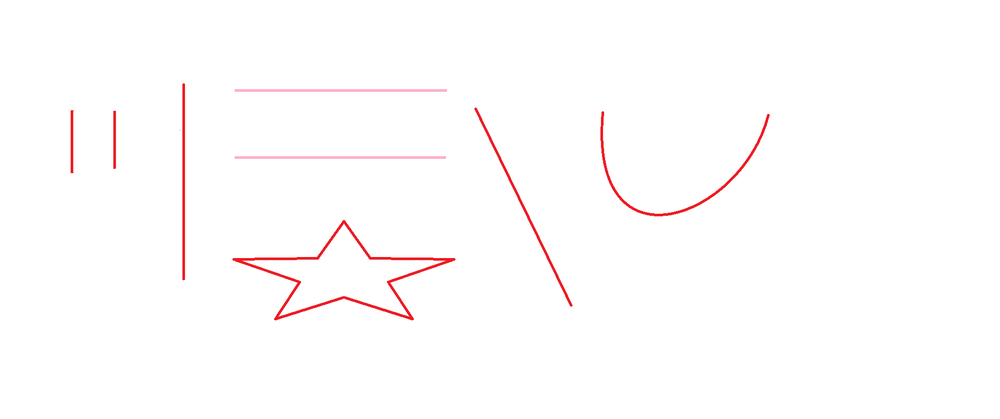
//> input picture OPencvImageProcess/形态学操作/Morphology_Operate/Morphology_test2.png, 1000 x 419 px, shrunk from 1897 x 794 before the run
$ ./Morphology_Operate   (built with g++ and OpenCV 4)
//> lines starting //> are read from the running program, lines starting //| are printed output that depends on the picture; after the words box and inside, x2 and y2 are one past the last pixel; in counts of white or black regions, pixels touching at a corner belong together
// Morphology_Operate.cpp : 此文件包含 "main" 函数。程序执行将在此处开始并结束。
//
#include<opencv2/opencv.hpp>
#include <iostream>

using namespace std;
using namespace cv;
//#define UnitTest1
#define UnitTest2

int main()
{
#ifdef UnitTest1
	//第一单元测试
	Mat src, src_dilate,src_erode,src_open,src_close, src_gradient, src_TopHat, src_BlackHat;
	//src = imread("src_Morphology.png");
	//src = imread("src_Morphology_Close.png");
	src = imread("pic_JK.jpg");
	if (!src.data)
	{
		cout << "could not load img ..." << endl;
	}
	namedWindow("Input", CV_WINDOW_AUTOSIZE);
	Mat Kernel = getStructuringElement(MORPH_RECT,Size(10,10),Point(-1,-1));
	/* open */
	//morphologyEx(src, src_open, CV_MOP_OPEN, Kernel, Point(-1, -1));//开操作的效果主要受到Kernel大小的影响，可以去掉小的对象，假设对象是前景色，背景是黑色
	//imshow("Input", src);
	//imshow("Output", src_open);

	/* close *///要想使用形态学操作需要先将图像进行二值处理灰度处理等处理
	// [18 lines of commented-out code are left out]

#endif

#ifdef UnitTest2
	/*第二单元测试*/
	Mat src, dst,src_gray, src_binary,src_erode,src_dilate;
	src = imread("Morphology_test2.png");
//> src is the input picture: 419 rows x 1000 cols, CV_8UC3; mean B, G, R 252.8, 252.6, 254.8
	if (!src.data)
	{
		cout << "could not load img ..." << endl;
	}
	namedWindow("Input", CV_WINDOW_AUTOSIZE);
	Mat Kernel = getStructuringElement(MORPH_RECT, Size(10, 10), Point(-1, -1));

	/*  提取水平与垂直直线 */
	//灰度处理
	cvtColor(src, src_gray, CV_BGR2GRAY);
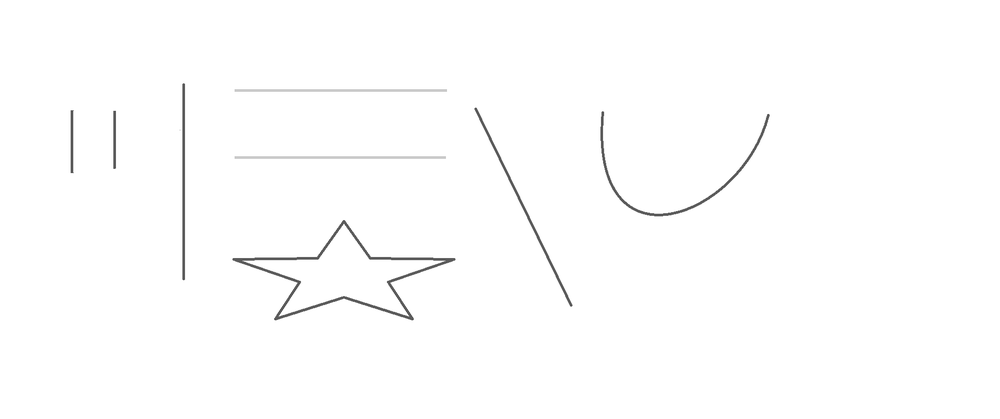
//> src_gray: 419 rows x 1000 cols, CV_8UC1; min 70, max 255, mean 253.3
	//二值图像，要二值先要灰度处理
	adaptiveThreshold(~src_gray, src_binary, 255, ADAPTIVE_THRESH_MEAN_C, THRESH_BINARY, 15, -2);
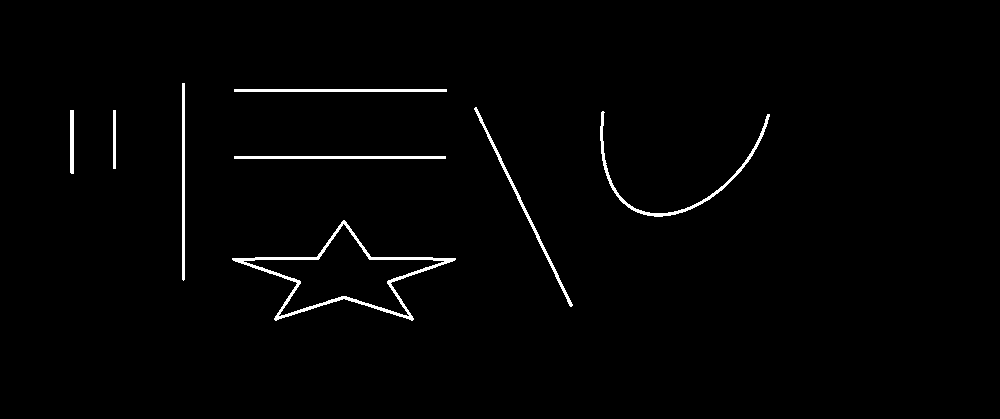
//> src_binary: 419 rows x 1000 cols, CV_8UC1; 1.4% white; 8 white regions, largest, box (x1, y1, x2, y2) and area: (232, 220, 456, 321) 1923, (600, 111, 770, 217) 936, (474, 107, 573, 307) 696
	imshow("Input", src_binary);
	Mat hline = getStructuringElement(MORPH_RECT, Size(src_binary.cols / 16, 1), Point(-1, -1));
//> hline = 62 values from 1 to 1
	Mat vline = getStructuringElement(MORPH_RECT, Size(1, src_binary.rows/16), Point(-1, -1));
//> vline = 26 values from 1 to 1
	//开操作的另一种处理方式：erode（）+ dilate()
	//闭操作的另一种处理方式：dilate() + erode()
	erode(src_binary, src_erode, hline);
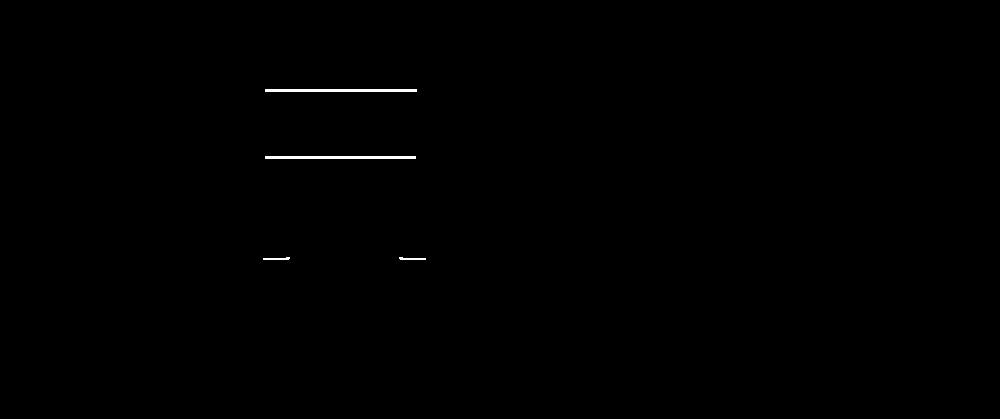
//> src_erode: 419 rows x 1000 cols, CV_8UC1; 0.24% white; 4 white regions, box (x1, y1, x2, y2) and area: (265, 89, 417, 92) 456, (265, 156, 416, 159) 453, (263, 257, 290, 260) 57, (399, 257, 426, 260) 57
	dilate(src_erode, src_dilate, hline);
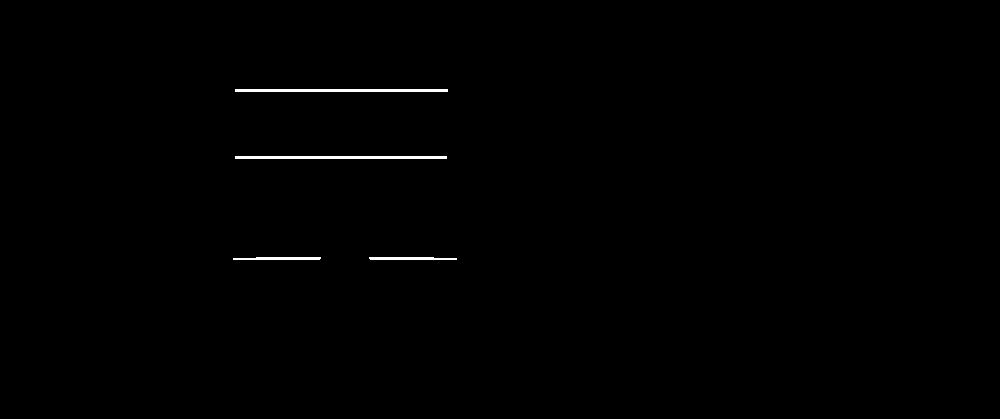
//> src_dilate: 419 rows x 1000 cols, CV_8UC1; 0.42% white; 4 white regions, box (x1, y1, x2, y2) and area: (235, 89, 448, 92) 639, (235, 156, 447, 159) 636, (233, 257, 321, 260) 240, (369, 257, 457, 260) 240
	bitwise_not(src_dilate, dst);
	imshow("Output", dst);


#endif


	waitKey(0);

}

// 运行程序: Ctrl + F5 或调试 >“开始执行(不调试)”菜单
// 调试程序: F5 或调试 >“开始调试”菜单

// 入门使用技巧:
//   1. 使用解决方案资源管理器窗口添加/管理文件
//   2. 使用团队资源管理器窗口连接到源代码管理
//   3. 使用输出窗口查看生成输出和其他消息
//   4. 使用错误列表窗口查看错误
//   5. 转到“项目”>“添加新项”以创建新的代码文件，或转到“项目”>“添加现有项”以将现有代码文件添加到项目
//   6. 将来，若要再次打开此项目，请转到“文件”>“打开”>“项目”并选择 .sln 文件
